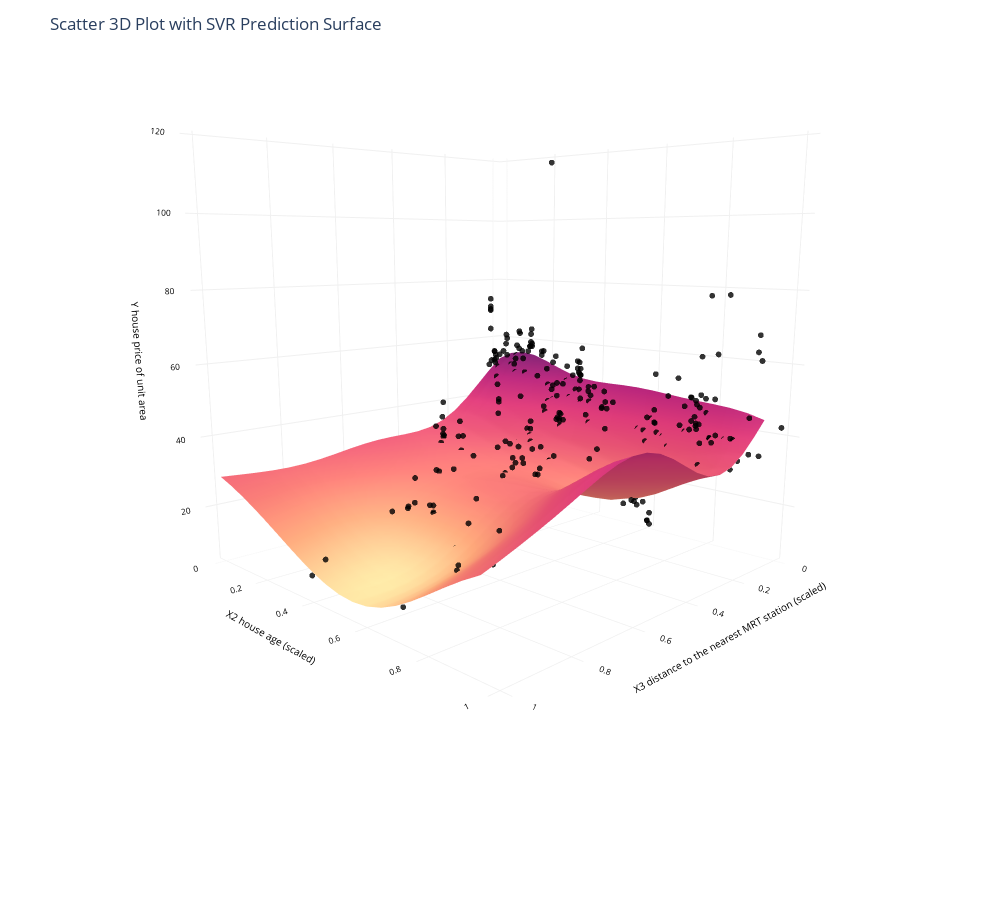

The notebook cell saved with this chart:
### Code cell
# Create a 3D scatter plot with predictions
fig = px.scatter_3d(df, x=df['X3 distance to the nearest MRT station (scaled)'], y=df['X2 house age (scaled)'], z=df['Y house price of unit area'], 
                    opacity=0.8, color_discrete_sequence=['black'],
                    width=1000, height=900
                   )

# Set figure title and colors
fig.update_layout(title_text="Scatter 3D Plot with SVR Prediction Surface",
                  scene_camera_eye=dict(x=1.5, y=1.5, z=0.25), 
                  scene_camera_center=dict(x=0, y=0, z=-0.2),
                  scene = dict(xaxis=dict(backgroundcolor='white',
                                          color='black',
                                          gridcolor='#f0f0f0',
                                          title_font=dict(size=10),
                                          tickfont=dict(size=10),
                                         ),
                               yaxis=dict(backgroundcolor='white',
                                          color='black',
                                          gridcolor='#f0f0f0',
                                          title_font=dict(size=10),
                                          tickfont=dict(size=10),
                                          ),
                               zaxis=dict(backgroundcolor='white',
                                          color='black', 
                                          gridcolor='#f0f0f0',
                                          title_font=dict(size=10),
                                          tickfont=dict(size=10),
                                         )))
# Update marker size
fig.update_traces(marker=dict(size=2))

# Add prediction plane
fig.add_traces(go.Surface(x=xrange, y=yrange, z=pred_svr, name='SVR',
                          colorscale=px.colors.sequential.Sunsetdark, reversescale=False,
                          showscale=False))

fig.show()

### Figure 1 — Plotly figure (JSON) as saved in the notebook; plotly's stock layout.template omitted (floating-point values rounded to 4 significant figures; data arrays with more than 128 entries replaced by an {"elided": "..."} marker saying what was removed)
{"data": [{"hovertemplate": "X3 distance to the nearest MRT station (scaled)=%{x}<br>X2 house age (scaled)=%{y}<br>Y house price of unit area=%{z}<extra></extra>", "legendgroup": "", "marker": {"color": "black", "opacity": 0.8, "size": 2, "symbol": "circle"}, "mode": "markers", "name": "", "scene": "scene", "showlegend": false, "type": "scatter3d", "x": {"elided": "414 float values"}, "y": {"elided": "414 float values"}, "z": {"elided": "414 float values"}}, {"colorscale": [[0, "rgb(252, 222, 156)"], [0.1667, "rgb(250, 164, 118)"], [0.3333, "rgb(240, 116, 110)"], [0.5, "rgb(227, 79, 111)"], [0.6667, "rgb(220, 57, 119)"], [0.8333, "rgb(185, 37, 122)"], [1, "rgb(124, 29, 111)"]], "name": "SVR", "reversescale": false, "showscale": false, "type": "surface", "x": [0, 0.05, 0.1, 0.15, 0.2, 0.25, 0.3, 0.35, 0.4, 0.45, 0.5, 0.55, 0.6, 0.65, 0.7, 0.75, 0.8, 0.85, 0.9, 0.95, 1], "y": [0, 0.05, 0.1, 0.15, 0.2, 0.25, 0.3, 0.35, 0.4, 0.45, 0.5, 0.55, 0.6, 0.65, 0.7, 0.75, 0.8, 0.85, 0.9, 0.95], "z": {"elided": "20x21 float values"}}], "layout": {"height": 900, "legend": {"tracegroupgap": 0}, "margin": {"t": 60}, "scene": {"camera": {"center": {"x": 0, "y": 0, "z": -0.2}, "eye": {"x": 1.5, "y": 1.5, "z": 0.25}}, "domain": {"x": [0, 1], "y": [0, 1]}, "xaxis": {"backgroundcolor": "white", "color": "black", "gridcolor": "#f0f0f0", "tickfont": {"size": 10}, "title": {"font": {"size": 10}, "text": "X3 distance to the nearest MRT station (scaled)"}}, "yaxis": {"backgroundcolor": "white", "color": "black", "gridcolor": "#f0f0f0", "tickfont": {"size": 10}, "title": {"font": {"size": 10}, "text": "X2 house age (scaled)"}}, "zaxis": {"backgroundcolor": "white", "color": "black", "gridcolor": "#f0f0f0", "tickfont": {"size": 10}, "title": {"font": {"size": 10}, "text": "Y house price of unit area"}}}, "title": {"text": "Scatter 3D Plot with SVR Prediction Surface"}, "width": 1000}}
